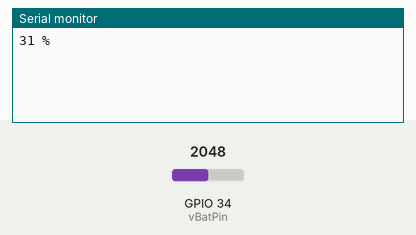
Recording of a sketch running on a simulated ESP32. Parts: the last lines printed to the serial monitor. The test bench sets the inputs (shaded band); at power-on: GPIO 34 (vBatPin) = 2048.

Above: at 1.2 s.
1.3 s: GPIO 34 (vBatPin) set to 1840
At 2.7 s:
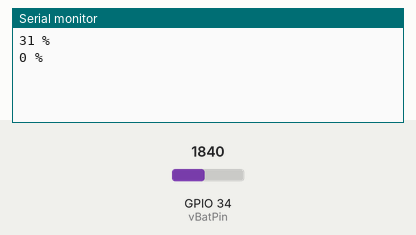
2.8 s: GPIO 34 (vBatPin) set to 1920
At 5.9 s:
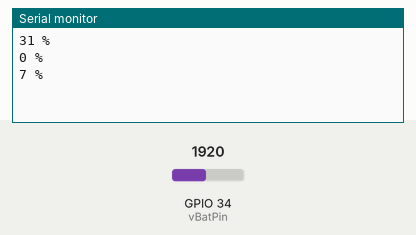
Timing chart, 0 to 7.4 s (numbered marks = the images above; inputs shaded):
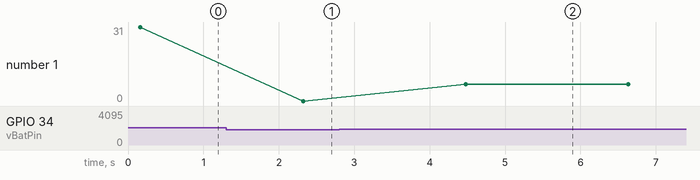

Measured:
- after the input at 1.3 s, the serial monitor: prints a new line after 1.0 s (image 1)
- after the input at 2.8 s, the serial monitor: prints a new line after 1.7 s (image 2)
- plotted number 1: 31 → 0 after the input at 1.3 s, 0 → 7 after the input at 2.8 s

The sketch:

test_porcentaje_bateria.ino
```cpp
#define vBatPin 34    // Pin ADC lectura voltaje
#define vBatMax 2418  // Valor máximo leído del ADC cuando la batería está cargada completamente (4.2v)
#define vBatMin 1880  // Valor mínimo leído del ADC cuando la batería está descargada completamente (3.3v)

#include <SimpleKalmanFilter.h>

/*
  Librería disponible en: https://github.com/denyssene/SimpleKalmanFilter
  SimpleKalmanFilter kf = SimpleKalmanFilter(e_mea, e_est, q);

  e_mea: Measurement Uncertainty - How much do we expect to our measurement vary

  e_est:  Estimation Uncertainty - Can be initilized with the same value as e_mea
        since the kalman filter will adjust its value.

  q:  Process Variance - usually a small number between 0.001 and 1
    how fast your measurement moves.
    Recommended 0.01. Should be tunned to your needs.
*/

SimpleKalmanFilter kf = SimpleKalmanFilter(1, 1, 0.01);

void setup() {
  Serial.begin(9600);
  delay(10);
}

int valBat() {
  float val, aux, i, valMin;
  for (i = 1; i < 500; i++) {             // Realiza 500 lecturas para suavizar el valor
    aux = analogRead(vBatPin);
    val += kf.updateEstimate(aux);        // Y va sumando cada lectura con el primer filtro
    delayMicroseconds(200);
  }
  val /= (i - 1.0);                       // Divide la suma de la lectura entre la cant de iteraciones
  val = kf.updateEstimate(val);           // Luego se filtra una última vez

  if (val > vBatMax) {                    // Condicionales para no pasar los valores máx y min
    val = vBatMax;
  }
  if (val < vBatMin) {
    val = vBatMin;
  }
  /*
    Serial.print(val);
    Serial.print(" ");
  */
  return map(val, vBatMin, vBatMax, 0, 100);  // Devuelve el porcentaje de 0 - 100 del valor medido
}

//  Función para obtener los valores de los límites máximos y mínimos del adc
//  cuando se lee la batería, realiza un promedio de 1000 iteraciones.

int testV() {
  int a, v, i;
  for (i = 1; i < 1000; i++) {
    a = analogRead(vBatPin);
    v += kf.updateEstimate(a);
  }
  return v /= (i - 1);
}

void loop() {
  Serial.print(valBat());           // Comentar cuando no se tenga los valores vBatMax y vBatMin
  Serial.println(" %");
  //Serial.println(testV());        // Comentar cuando ya se tenga los valores Max y Min
  delay(2000);
}
```
